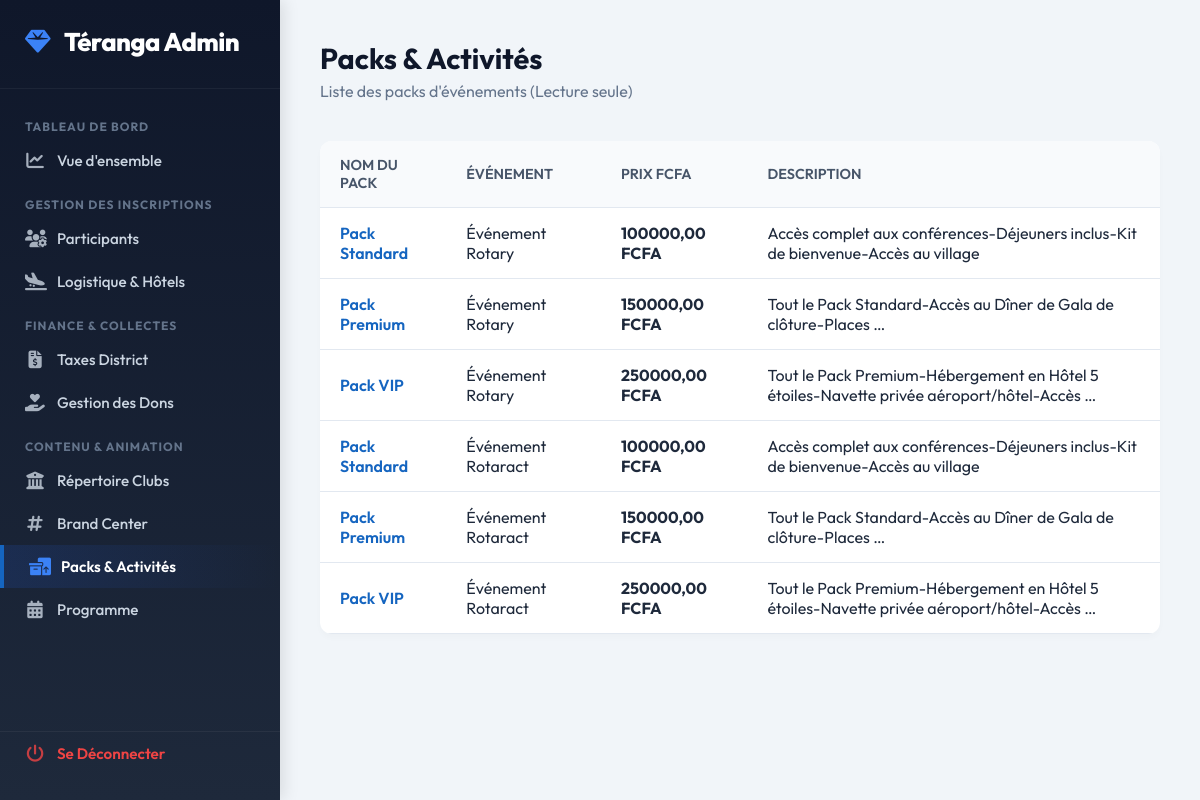
Screenshot of /gestion/packs/ (signed in) with the database file from the repository.
### core/models.py (models this page shows, shortened)
class EventPack(models.Model):
    event = models.ForeignKey(Event, on_delete=models.CASCADE, related_name='packs')
    name = models.CharField(max_length=100)
    description = models.TextField(blank=True, null=True)
    price_fcfa = models.DecimalField(max_digits=10, decimal_places=2)
    price_usd = models.DecimalField(max_digits=10, decimal_places=2, null=True, blank=True)

class Event(models.Model):
    EVENT_TYPES = (
        ('rotary', 'Rotary (ACD)'),
        ('rotaract', 'Rotaract (ACD)'),
        ('both', 'Les Deux'),
    )
    name = models.CharField(max_length=100)
    event_type = models.CharField(max_length=15, choices=EVENT_TYPES, default='rotary')
    start_date = models.DateField()
    end_date = models.DateField()
    is_active = models.BooleanField(default=True)
    class Meta:
        verbose_name = "Événement"
        verbose_name_plural = "Événements"

### core/views.py (the view)
# urls.py: path('gestion/packs/', views.custom_admin_packs, name='custom_admin_packs'),
@user_passes_test(is_admin, login_url='/')
def custom_admin_packs(request):
    packs = EventPack.objects.all().select_related('event')
    paginator = Paginator(packs, 10)
    page_number = request.GET.get('page')
    page_obj = paginator.get_page(page_number)
    return render(request, 'custom_admin/packs.html', {'packs': packs, 'page_obj': page_obj})

### core/views.py (called while the page is built)
def is_admin(user):
    return user.is_authenticated and user.is_staff

### templates/custom_admin/packs.html (shortened to what this page needs)
{% extends 'custom_admin/base_admin.html' %}
{% block admin_content %}
<div class="header">
    <div>
        <h2 style="color: #0f172a; font-size: 1.8rem; margin-bottom: 5px;">Packs & Activités</h2>
        <p style="color: #64748b;">Liste des packs d'événements (Lecture seule)</p>
    </div>
</div>
<table>
    <thead>
        <tr>
            <th>Nom du Pack</th>
            <th>Événement</th>
            <th>Prix FCFA</th>
            <th>Description</th>
        </tr>
    </thead>
    <tbody>
        {% for p in page_obj %}
        <tr>
            <td style="font-weight: 600; color: var(--primary);">{{ p.name }}</td>
            <td>{{ p.event.name }}</td>
            <td style="font-weight: bold;">{{ p.price_fcfa }} FCFA</td>
            <td>{{ p.description|truncatewords:10|default:"-" }}</td>
        </tr>
        {% empty %}
        <tr><td colspan="4" style="text-align:center;">Aucun pack enregistré.</td></tr>
        {% endfor %}
    </tbody>
</table>
{% endblock %}

### templates/custom_admin/base_admin.html (style rules this page uses)
:root { --bg-body: #f1f5f9; --bg-sidebar: #0B2149; --text-sidebar: #cbd5e1; --primary: #1565c0; --success: #10b981; --danger: #ef4444; }
* { margin: 0; padding: 0; box-sizing: border-box; font-family: 'Outfit', sans-serif; }
body { display: flex; min-height: 100vh; background-color: var(--bg-body); color: #1e293b; }
.header { display: flex; justify-content: space-between; align-items: center; margin-bottom: 40px; }
table { width: 100%; border-collapse: collapse; background: white; border-radius: 12px; overflow: hidden; box-shadow: 0 4px 6px rgba(0,0,0,0.02); }
th, td { padding: 15px 20px; text-align: left; border-bottom: 1px solid #e2e8f0; }
th { background: #f8fafc; font-weight: 600; color: #475569; font-size: 0.9rem; text-transform: uppercase; }

### rows the page displays
EventPack: name "Pack Standard", event.name "Événement Rotary", price_fcfa "100000,00", description "Accès complet aux conférences-Déjeuners inclus-Kit de bienvenue-Accès au village"
EventPack: name "Pack Premium", event.name "Événement Rotary", price_fcfa "150000,00", description "Tout le Pack Standard-Accès au Dîner de Gala de clôture-Places …"
EventPack: name "Pack VIP", event.name "Événement Rotary", price_fcfa "250000,00", description "Tout le Pack Premium-Hébergement en Hôtel 5 étoiles-Navette privée aéroport/hôtel-Accès …"
EventPack: name "Pack Standard", event.name "Événement Rotaract", price_fcfa "100000,00", description "Accès complet aux conférences-Déjeuners inclus-Kit de bienvenue-Accès au village"
EventPack: name "Pack Premium", event.name "Événement Rotaract", price_fcfa "150000,00", description "Tout le Pack Standard-Accès au Dîner de Gala de clôture-Places …"
EventPack: name "Pack VIP", event.name "Événement Rotaract", price_fcfa "250000,00", description "Tout le Pack Premium-Hébergement en Hôtel 5 étoiles-Navette privée aéroport/hôtel-Accès …"
